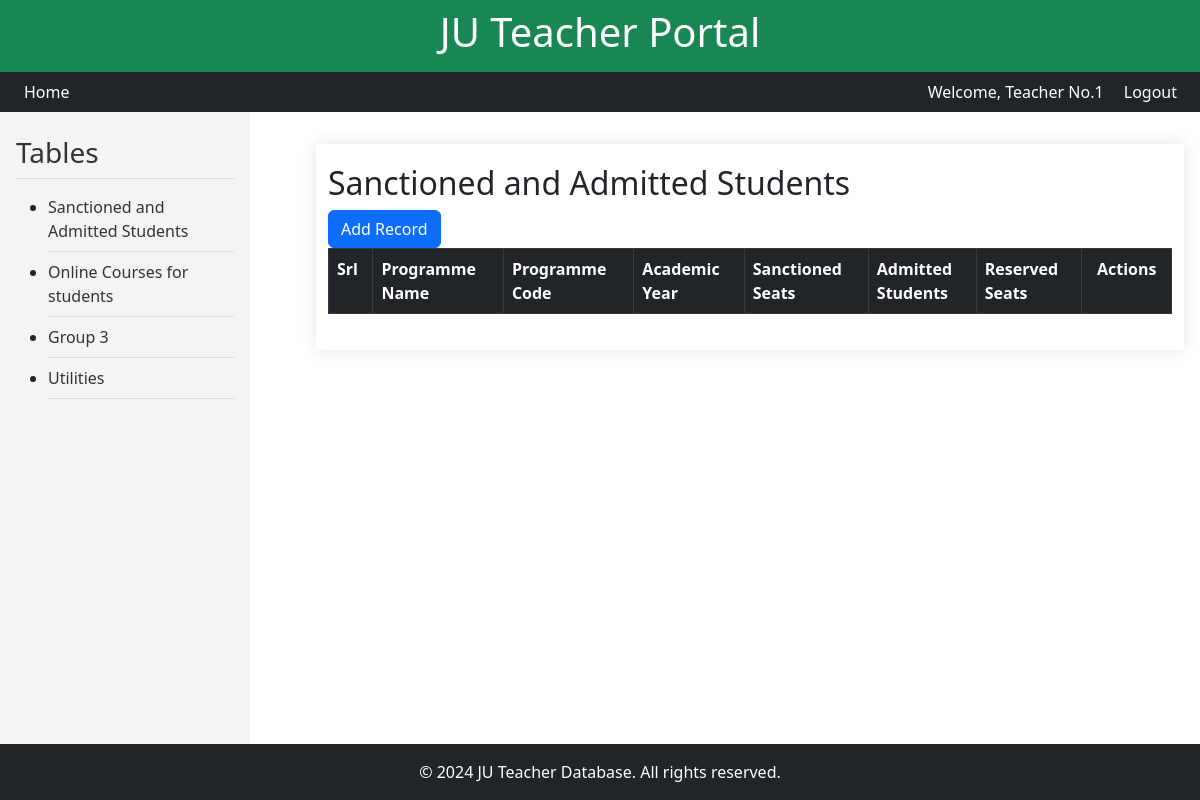
The page /hod/group-table/group1/ (signed in) on the database as committed earlier.
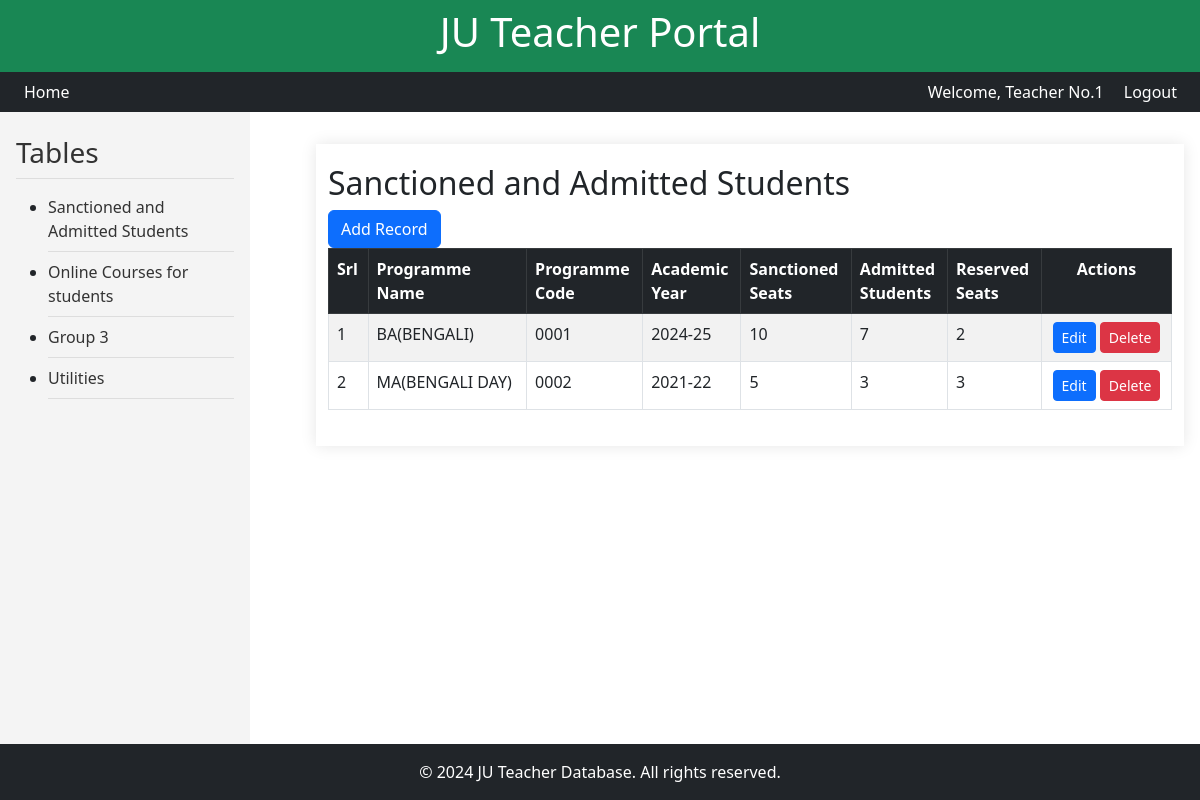
The same page on the database as committed later.
### teachers/models.py (models this page shows, shortened)
class CustomUser(AbstractUser):
    username = None  # Remove the username field
    email = models.EmailField(unique=True)
    emp_id = models.CharField(max_length=50, unique=True)
    department = models.ForeignKey("Department", on_delete=models.SET_NULL, null=True, blank=True, related_name="users")
    USERNAME_FIELD = 'email'  # Use email as the login field
    REQUIRED_FIELDS = ['first_name', 'last_name', 'emp_id']  # Fields required when creating a user
    objects = CustomUserManager()

class Department(models.Model):
    name    =   models.CharField(max_length=100,  null=True, blank=True)
    faculty =   models.CharField(max_length=100,  null=True, blank=True)
    program =   models.CharField(max_length=200,  null=True, blank=True)
    prog_cd =   models.CharField(max_length=20,   null=True, blank=True)

### hod_group/models.py (models this page shows, shortened)
class StudentAdmitted(models.Model):
    teacher = models.ForeignKey(
        "teachers.Teacher", on_delete=models.CASCADE, null=True, blank=True,
        verbose_name="Assigned Teacher"
    )
    dept_name = models.CharField(
        max_length=100, null=True, blank=True,
        verbose_name="Department Name"
    )
    prog_name = models.ForeignKey(
        "teachers.Department", on_delete=models.CASCADE, null=True, blank=True,
        verbose_name="Programme Name"
    )
    prog_cd = models.CharField(
        max_length=20, null=True, blank=True,
        verbose_name="Programme Code"
    )
    course_name = models.CharField(
        max_length=100, null=True, blank=True,
        verbose_name="Programme/Courses Name"
    )
    acad_year = models.CharField(
        max_length=7,
        verbose_name="Academic Year",
        help_text="The range must be in  1990-91 to 2024-25.",
    )
    sanc_seats = models.IntegerField(
         verbose_name="Number of Sanctioned Seats"
    )
    admit_seats = models.IntegerField(
         verbose_name="Number of Admitted Students"
    )
    seats_resrv_catg = models.IntegerField(
         verbose_name="Number of Reserved Category Students"
    )
    group_id    = models.CharField(
        max_length=10,
        verbose_name="Group Table index",
        null=True,
        blank=True
    )
    created_date = models.DateTimeField(default=timezone.now)
    updated_date = models.DateTimeField(auto_now=True)

### hod_group/views.py (the view)
# urls.py: path('group-table/<str:group_id>/', views.group_table_with_id, name='group_table_with_id'),
@login_required
def group_table_with_id(request, group_id):
    user = request.user
    teacher = get_object_or_404(Teacher, user=user)
    programs = Department.objects.filter(name=teacher.dept_name)
    students = StudentAdmitted.objects.select_related('teacher', 'prog_name').filter(dept_name=teacher.dept_name)
    courses = OnlineCourse.objects.select_related('teacher',).filter(dept_name=teacher.dept_name)
    group_templates = {
        'group1': 'hod_group/group1_details.html',
        'group2': 'hod_group/group2_details.html',
        'group3': 'hod_group/group3_details.html',
        'group4': 'util/group4_details.html',
    }
    template = group_templates.get(group_id)
    grp_id = next((key for key, value in group_templates.items() if value == template), None)
    request.session['grp_id'] = grp_id
    form = None
    success = request.session.get('success', None)
    if grp_id == 'group1':
        form = StudentAdmittedForm(programs=programs)
    elif grp_id == 'group2':
        form = OnlineCourseForm()
    else:
        form=""
        success=""
    if 'success' in request.session:
        del request.session['success']
    context = {
        'group_id': group_id,
        'grp_id': grp_id,
        'students': students,
        'courses': courses,
        'form': form,
        'success': success
    }
    return render(request, template, context)

### teachers/templatetags/signing_tags.py (called while the page is built)
@register.filter
def sign_id(id):
    signer = Signer()
    return signer.sign(id)

### hod_group/templates/hod_group/group1_details.html (shortened to what this page needs)
{% extends 'hod_group/group_table.html' %}
{% load widget_tweaks %}
{% load signing_tags %}
{% load static %}
{% block group_table_details %}
<head>
	<link href="https://cdn.jsdelivr.net/npm/bootstrap@5.3.0-alpha1/dist/css/bootstrap.min.css" rel="stylesheet">
</head>
<div class="container mt-3">
	<h2>Sanctioned and Admitted Students</h2>
	<button type="button" class="btn btn-primary" data-bs-toggle="modal" data-bs-target="#addStudentModal">
		Add Record
	</button>
    <table id="studentsTable" class="table table-striped table-bordered">
        <thead class="table-dark">
            <tr>
                <th>Srl</th>
                <th>Programme<br> Name</th>
                <th>Programme<br> Code</th>
                <th>Academic<br> Year</th>
                <th>Sanctioned<br> Seats</th>
                <th>Admitted<br> Students</th>
                <th>Reserved<br> Seats</th>
                <th style="text-align:center;">Actions</th>
            </tr>
        </thead>
        <tbody>
            {% for student in students %}
            <tr>
                <td>{{ forloop.counter }}</td>
                <td>{{ student.prog_name.program|default:"No Data" }}</td>
                <td>{{ student.prog_name.prog_cd }}</td>
                <td>{{ student.acad_year }}</td>
                <td>{{ student.sanc_seats }}</td>
                <td>{{ student.admit_seats }}</td>
                <td>{{ student.seats_resrv_catg }}</td>
                <td style="text-align:center;">
                    <a href="{% url 'hod_group:student_edit' signed_id=student.id|sign_id %}?data_row={{ forloop.counter }}"
					   class="btn btn-sm btn-primary">Edit
					</a>
					<a href="{% url 'hod_group:student_delete' signed_id=student.id|sign_id %}" class="btn btn-sm btn-danger">Delete</a>
                </td>
            </tr>
            {% endfor %}
        </tbody>
    </table>
</div>
{% endblock %}

### hod_group/templates/hod_group/group_table.html (shortened to what this page needs)
{% extends 'grp_base.html' %}
{% load widget_tweaks %}
{% load static %}
{% block content %}
<!DOCTYPE html>
<html lang="en">
<head>
</head>
<body>
    <div class="sidebar" >
		<h3><a style="text-decoration=none;" href="{% url 'hod_group:group_table' %}">Tables</a></h3>
		<ul>
			<li><a href="{% url 'hod_group:group_table_with_id' 'group1' %}">Sanctioned and Admitted Students</a></li>
			<li><a href="{% url 'hod_group:group_table_with_id' 'group2' %}">Online Courses for students</a></li>
			<li><a href="{% url 'hod_group:group_table_with_id' 'group3' %}">Group 3</a></li>
			<li><a href="{% url 'hod_group:group_table_with_id' 'group4' %}">Utilities</a></li>
		</ul>
	</div>
    <div class="content">
		{% block group_table_details %}{% endblock %}
    </div>
</body>
</html>
{% endblock %}

### templates/grp_base.html (shortened to what this page needs)
{% load static %}
<!DOCTYPE html>
<html lang="en">
<head>
    <link rel="stylesheet" href="{% static 'css/styles.css' %}">
    <link href="https://cdn.jsdelivr.net/npm/bootstrap@5.3.0/dist/css/bootstrap.min.css" rel="stylesheet">
	<link rel="stylesheet" href="https://cdn.jsdelivr.net/npm/bootstrap-icons/font/bootstrap-icons.css">
</head>
<body>
<div class="bg-success text-white text-center p-2">
    <h1>JU Teacher Portal</h1>
</div>
<nav class="bg-dark text-white p-2 text-end">
    {% if user.is_authenticated %}
		<a class="text-white ms-3" style="float:left;" href="{% url 'teachers:profile' %}">Home</a>
        <span class="d-inline-block">Welcome, {{ user.first_name }}</span>
        <a class="text-white ms-3" href="{% url 'teachers:logout' %}">Logout</a>
    {% else %}
        <a class="text-white me-3" href="{% url 'teachers:login' %}">Login</a>
        <a class="text-white" href="{% url 'teachers:register' %}">Register</a>
    {% endif %}
</nav>
    {% block content %}
    {% endblock %}
<footer class="bg-dark text-white text-center p-3 mt-auto">
    &copy; 2024 JU Teacher Database. All rights reserved.
</footer>
</body>
</html>

### static/css/styles.css (style rules this page uses)
body { font-family: 'Arial', sans-serif; background-color: #f4f4f4; margin: 0; padding: 0; }
nav { background-color: #333; padding: 10px; text-align: right; }
nav a { color: white; text-decoration: none; margin: 0 15px; }
.container { background-color: white; margin: 20px auto; padding: 20px; max-width: 1200px; box-shadow: 0 0 15px rgba(0, 0, 0, 0.1); }
footer { background-color: #333; color: white; text-align: center; padding: 10px; position: fixed; bottom: 0; width: 100%; }

### hod_group/templates/hod_group/group_table.html (style rules this page uses)
.sidebar { width: 250px; background-color: #f4f4f4; padding: 1rem; height: 100vh; position: fixed; }
.sidebar a { display: block; color: #333; text-decoration: none; padding: 0.5rem 0; border-bottom: 1px solid #ddd; }
.content { margin-left: 300px; padding: 1rem; }

### hod_group/templates/hod_group/group1_details.html (style rules this page uses)
th { vertical-align: top; }

Rows that differ between the two databases and show on the page:
added StudentAdmitted: prog_name.program "BA(BENGALI)", prog_name.prog_cd "0001", acad_year "2024-25", sanc_seats "10", admit_seats "7", seats_resrv_catg "2"
added StudentAdmitted: prog_name.program "MA(BENGALI DAY)", prog_name.prog_cd "0002", acad_year "2021-22", sanc_seats "5", admit_seats "3", seats_resrv_catg "3"
